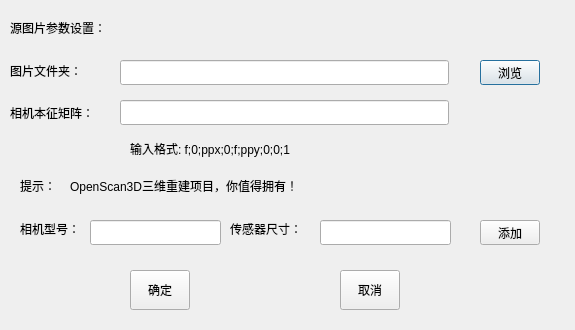
<?xml version="1.0" encoding="UTF-8"?>
<ui version="4.0">
 <class>Dialog_AddPictures</class>
 <widget class="QDialog" name="Dialog_AddPictures">
  <property name="geometry">
   <rect>
    <x>0</x>
    <y>0</y>
    <width>575</width>
    <height>330</height>
   </rect>
  </property>
  <property name="windowTitle">
   <string>Dialog</string>
  </property>
  <widget class="QPushButton" name="pushButton_browseInputDir">
   <property name="geometry">
    <rect>
     <x>480</x>
     <y>60</y>
     <width>60</width>
     <height>25</height>
    </rect>
   </property>
   <property name="text">
    <string>浏览</string>
   </property>
  </widget>
  <widget class="QLabel" name="label_4">
   <property name="geometry">
    <rect>
     <x>130</x>
     <y>140</y>
     <width>211</width>
     <height>17</height>
    </rect>
   </property>
   <property name="text">
    <string>输入格式: f;0;ppx;0;f;ppy;0;0;1</string>
   </property>
  </widget>
  <widget class="QWidget" name="verticalLayoutWidget">
   <property name="geometry">
    <rect>
     <x>10</x>
     <y>10</y>
     <width>122</width>
     <height>121</height>
    </rect>
   </property>
   <layout class="QVBoxLayout" name="verticalLayout_4">
    <item>
     <widget class="QLabel" name="label">
      <property name="text">
       <string>源图片参数设置：</string>
      </property>
     </widget>
    </item>
    <item>
     <widget class="QLabel" name="label_2">
      <property name="text">
       <string>图片文件夹：</string>
      </property>
     </widget>
    </item>
    <item>
     <widget class="QLabel" name="label_3">
      <property name="text">
       <string>相机本征矩阵：</string>
      </property>
     </widget>
    </item>
   </layout>
  </widget>
  <widget class="QPushButton" name="btn_CONFIRM">
   <property name="geometry">
    <rect>
     <x>130</x>
     <y>270</y>
     <width>60</width>
     <height>40</height>
    </rect>
   </property>
   <property name="text">
    <string>确定</string>
   </property>
  </widget>
  <widget class="QPushButton" name="btn_CANCEL">
   <property name="geometry">
    <rect>
     <x>340</x>
     <y>270</y>
     <width>60</width>
     <height>40</height>
    </rect>
   </property>
   <property name="text">
    <string>取消</string>
   </property>
  </widget>
  <widget class="QLineEdit" name="lineEdit_inputDir">
   <property name="geometry">
    <rect>
     <x>120</x>
     <y>60</y>
     <width>329</width>
     <height>25</height>
    </rect>
   </property>
   <property name="readOnly">
    <bool>true</bool>
   </property>
  </widget>
  <widget class="QLineEdit" name="lineEdit_eigenMatrix">
   <property name="geometry">
    <rect>
     <x>120</x>
     <y>100</y>
     <width>329</width>
     <height>25</height>
    </rect>
   </property>
  </widget>
  <widget class="QLabel" name="label_5">
   <property name="geometry">
    <rect>
     <x>20</x>
     <y>170</y>
     <width>67</width>
     <height>31</height>
    </rect>
   </property>
   <property name="text">
    <string>提示：</string>
   </property>
  </widget>
  <widget class="QLabel" name="tips">
   <property name="geometry">
    <rect>
     <x>70</x>
     <y>170</y>
     <width>471</width>
     <height>31</height>
    </rect>
   </property>
   <property name="text">
    <string>OpenScan3D三维重建项目，你值得拥有！</string>
   </property>
  </widget>
  <widget class="QLabel" name="label_CM">
   <property name="geometry">
    <rect>
     <x>20</x>
     <y>220</y>
     <width>67</width>
     <height>17</height>
    </rect>
   </property>
   <property name="text">
    <string>相机型号：</string>
   </property>
  </widget>
  <widget class="QLineEdit" name="lineEdit_cameraModel">
   <property name="geometry">
    <rect>
     <x>90</x>
     <y>220</y>
     <width>131</width>
     <height>25</height>
    </rect>
   </property>
  </widget>
  <widget class="QLabel" name="label_SS">
   <property name="geometry">
    <rect>
     <x>230</x>
     <y>220</y>
     <width>91</width>
     <height>17</height>
    </rect>
   </property>
   <property name="text">
    <string>传感器尺寸：</string>
   </property>
  </widget>
  <widget class="QLineEdit" name="lineEdit_sensorSize">
   <property name="geometry">
    <rect>
     <x>320</x>
     <y>220</y>
     <width>131</width>
     <height>25</height>
    </rect>
   </property>
  </widget>
  <widget class="QPushButton" name="pushButton_addCameraParameters">
   <property name="geometry">
    <rect>
     <x>480</x>
     <y>220</y>
     <width>60</width>
     <height>25</height>
    </rect>
   </property>
   <property name="text">
    <string>添加</string>
   </property>
  </widget>
 </widget>
 <resources/>
 <connections/>
</ui>
